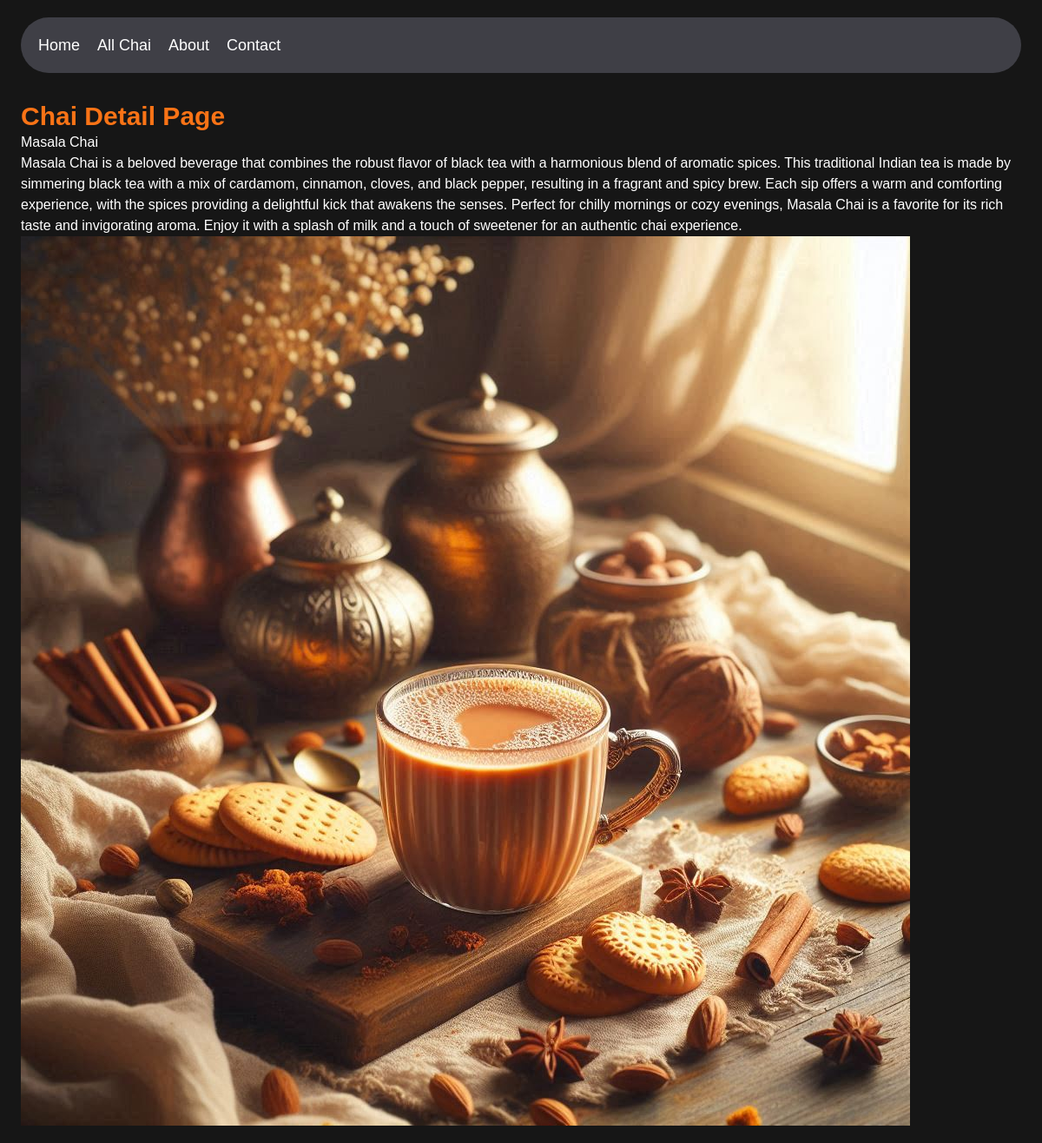
/chai/7/, run on the app's committed database.
### chai/models.py (models this page shows, shortened)
class ChaiVariety(models.Model):
    CHAI_TYPE_CHOICES = [
    ('ML', 'MASALA'),
    ('GR', 'GINGER'),
    ('KL', 'KIWI'),
    ('PL', 'PLAIN'),
    ('EL', 'ELAICHI'),
  ]
    name = models.CharField(max_length=100)
    description = models.TextField(default='')
    price = models.CharField(max_length=50, default=0)
    image = models.ImageField(upload_to='chais/')
    date_added = models.DateTimeField(default=timezone.now)
    type = models.CharField(max_length=2, choices=CHAI_TYPE_CHOICES, default='ML')

### chai/views.py (the view)
# urls.py: path('<int:chai_id>/', views.chai_detail, name='chai_detail'),
def chai_detail(request, chai_id):
  chai = get_object_or_404(ChaiVariety, pk=chai_id)
  return render(request, 'chai_detail.html', {'chai': chai})

### chai/templates/chai_detail.html (shortened to what this page needs)
{% extends "base.html" %}
{% block content %}
<h1 class="text-3xl text-orange-500 font-semibold">Chai Detail Page</h1>
<h1>{{ chai.name }}</h1>
<p>{{ chai.description }}</p>
<img src="{{ chai.image.url }}" alt="{{ chai.name }}">
{% endblock %}

### static/style.css (style rules this page uses)
body { background-color: #161616; font-family: Arial, sans-serif; color: #fff; }

### data on the page
ChaiVariety: name "Masala Chai", description "Masala Chai is a beloved beverage that combines the robust flavor of black tea with a harmonious blend of aromatic spices. This traditional Indian tea is made by simmering black tea with a mix of cardamom, cinnamon, cloves, and black pepper, resulting in a fragrant and spicy brew. Each sip offers a warm and comforting experience, with the spices providing a delightful kick that awakens the senses. Perfect for chilly mornings or cozy evenings, Masala Chai is a favorite for its rich taste and invigorating aroma. Enjoy it with a splash of milk and a touch of sweetener for an authentic chai experience.", image (picture)
